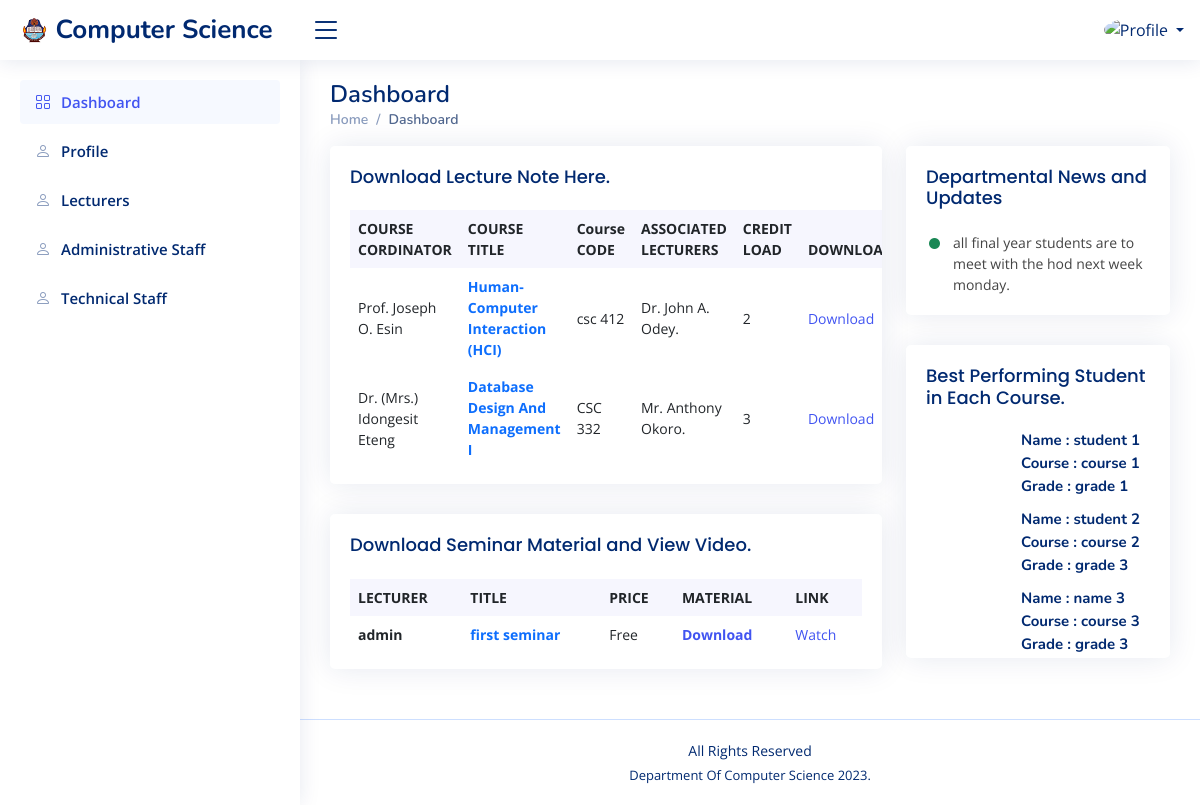
/dashboard/, run on the app's committed database.
### department/models.py (models this page shows, shortened)
class Course(models.Model):
    course_lecturer = models.ForeignKey(User, on_delete=models.CASCADE)
    name = models.CharField(max_length=255)
    course_code= models.CharField(max_length=255)
    associated_lectutrers = models.CharField(max_length=255)
    credit_load = models.CharField(max_length=255)
    course_title = models.CharField(max_length=255)
    pdf_file = models.FileField(upload_to='uploaded_pdfs/')

class Seminar(models.Model):
    lecturer = models.ForeignKey(User, on_delete=models.CASCADE)
    title = models.CharField(max_length=255)
    link = models.CharField(max_length=255)
    pdf_file = models.FileField(upload_to='uploaded_pdfs/')

class Notification(models.Model):
    lecturer = models.ForeignKey(User, on_delete=models.CASCADE)
    message = models.CharField(max_length=255)

class BestStudent(models.Model):
    lecturer = models.ForeignKey(User, on_delete=models.CASCADE)
    name = models.CharField(max_length=255)
    course = models.CharField(max_length=255)
    grade = models.CharField(max_length=255)
    picture = models.ImageField(upload_to='best_student_pics/')

### department/views.py (the view)
# urls.py: path('dashboard/', views.dashBoard, name='dashboard'),
def dashBoard(request):
    user_pdfs = Course.objects.all()
    user_seminars = Seminar.objects.all()
    notification = Notification.objects.all()
    best = BestStudent.objects.all()
    context = {'user_pdfs': user_pdfs, 'user_seminars': user_seminars, 'notification': notification, 'best': best}
    return render(request, 'NiceAdmin/index.html', context)

### department/templates/NiceAdmin/index.html (shortened to what this page needs)
{% extends 'NiceAdmin/base.html' %}
{% load static %}
{% block content %}
<main id="main" class="main">
  <div class="pagetitle">
    <h1>Dashboard</h1>
    <nav>
      <ol class="breadcrumb">
        <li class="breadcrumb-item"><a href="index.html">Home</a></li>
        <li class="breadcrumb-item active">Dashboard</li>
      </ol>
    </nav>
  </div>
  <section class="section dashboard">
    <div class="row">
      <div class="col-lg-8">
        <div class="row">
          <div class="col-12">
            <div class="card top-selling overflow-auto">
              <div class="card-body pb-0">
                <h5 class="card-title">Download Lecture Note Here.</h5>
                <table class="table table-borderless">
                  <thead>
                    <tr>
                      <th scope="col">COURSE CORDINATOR</th>
                      <th scope="col">COURSE TITLE</th>
                      <th scope="col">Course CODE</th>
                      <th scope="col">ASSOCIATED LECTURERS</th>
                      <th scope="col">CREDIT LOAD</th>
                      <th scope="col">DOWNLOAD</th>
                    </tr>
                  </thead>
                  <tbody>
                    {% for pdf in user_pdfs %}
                    <tr>
                      <td>{{ pdf.name }}</td>
                      <td><a href="#" class="text-primary fw-bold">{{ pdf.course_title }}</a></td>
                      <td>{{ pdf.course_code }}</td>
                      <td>{{ pdf.associated_lectutrers }}</td>
                      <td>{{ pdf.credit_load }}</td>
                      <td><a href="{{ pdf.pdf_file.url }}">Download</a></td>
                    </tr>
                    {% endfor %}
                  </tbody>
                </table>
              </div>
            </div>
          </div>
          <div class="col-12">
            <div class="card top-selling overflow-auto">
              <div class="card-body pb-0">
                <h5 class="card-title">Download Seminar Material and View Video.</h5>
                <table class="table table-borderless">
                  <thead>
                    <tr>
                      <th scope="col">LECTURER</th>
                      <th scope="col">TITLE</th>
                      <th scope="col">PRICE</th>
                      <th scope="col">MATERIAL</th>
                      <th scope="col">LINK</th>
                    </tr>
                  </thead>
                  <tbody>
                    {% for seminar in user_seminars %}
                    <tr>
                      <td class="fw-bold">{{ seminar.lecturer.username }}</td>
                      <td><a href="{{ seminar.link }}" class="text-primary fw-bold">{{ seminar.title }}</a></td>
                      <td>Free</td>
                      <td class="fw-bold"><a href="{{ seminar.pdf_file.url }}" target="_blank">Download</a></td>
                      <td><a href="{{ seminar.link }}" target="_blank">Watch</a></td>
                    </tr>
                    {% endfor %}
                  </tbody>
                </table>
              </div>
            </div>
          </div>
        </div>
      </div>
      <div class="col-lg-4">
        <div class="card">
          <div class="card-body">
            <h5 class="card-title">Departmental News and Updates</h5>
            <div class="activity">
              {% for not in notification %}
              <div class="activity-item d-flex">
                <i class='bi bi-circle-fill activity-badge text-success align-self-start'></i>
                <div class="activity-content">{{ not.message }}
                </div>
              </div>
              {% empty %}
              <p>No info yet.</p>
              {% endfor %}
            </div>
          </div>
        </div>
        <div class="card">
          <div class="card-body pb-0">
            <h5 class="card-title">Best Performing Student in Each Course.</h5>
            <div class="news">
              {% for b in best %}
              <div class="post-item clearfix">
                <h4><a href="#">Name : {{ b.name }}</a></h4>
                <h4><a href="#">Course : {{ b.course }}</a></h4>
                <h4><a href="#">Grade : {{ b.grade }}</a></h4>
              </div>
              {% endfor %}
            </div>
          </div>
        </div>
      </div>
      <br>
    </div>
  </section>
</main>
{% endblock %}

### static/assets/css/style.css (style rules this page uses)
:root { scroll-behavior: smooth; }
a { color: #4154f1; text-decoration: none; }
h1, h2, h3, h4, h5, h6 { font-family: "Nunito", sans-serif; }
#main { margin-top: 60px; padding: 20px 30px; transition: all 0.3s; }
.pagetitle { margin-bottom: 10px; }
.pagetitle h1 { font-size: 24px; margin-bottom: 0; font-weight: 600; color: #012970; }
.card { margin-bottom: 30px; border: none; border-radius: 5px; box-shadow: 0px 0 30px rgba(1, 41, 112, 0.1); }
.card-title { padding: 20px 0 15px 0; font-size: 18px; font-weight: 500; color: #012970; font-family: "Poppins", sans-serif; }
.card-body { padding: 0 20px 20px 20px; }
.breadcrumb { font-size: 14px; font-family: "Nunito", sans-serif; color: #899bbd; font-weight: 600; }
.breadcrumb a { color: #899bbd; transition: 0.3s; }
.breadcrumb .breadcrumb-item::before { color: #899bbd; }
.breadcrumb .active { color: #51678f; font-weight: 600; }
@media (min-width: 1200px) { #main, #footer { margin-left: 300px; } }
.dashboard .activity { font-size: 14px; }
.dashboard .activity .activity-item .activity-badge { margin-top: 3px; z-index: 1; font-size: 11px; line-height: 0; border-radius: 50%; flex-shrink: 0; border: 3px solid #fff; flex-grow: 0; }
.dashboard .activity .activity-item .activity-content { padding-left: 10px; padding-bottom: 20px; }
.dashboard .activity .activity-item:last-child .activity-content { padding-bottom: 0; }
.dashboard .news .post-item+.post-item { margin-top: 15px; }
.dashboard .news h4 { font-size: 15px; margin-left: 95px; font-weight: bold; margin-bottom: 5px; }
.dashboard .news h4 a { color: #012970; transition: 0.3s; }
.dashboard .top-selling { font-size: 14px; }
.dashboard .top-selling .table thead { background: #f6f6fe; }
.dashboard .top-selling .table thead th { border: 0; }
.dashboard .top-selling .table tbody td { vertical-align: middle; }

### data on the page
Course: name "Prof. Joseph O. Esin", course_title "Human-Computer Interaction (HCI)", course_code "csc 412", associated_lectutrers "Dr. John A. Odey.", credit_load "2"
Course: name "Dr. (Mrs.) Idongesit Eteng", course_title "Database Design And Management I", course_code "CSC 332", associated_lectutrers "Mr. Anthony Okoro.", credit_load "3"
Seminar: lecturer.username "admin", title "first seminar"
Notification: message "all final year students are to meet with the hod next week monday."
BestStudent: name "student 1", course "course 1", grade "grade 1"
BestStudent: name "student 2", course "course 2", grade "grade 3"
BestStudent: name "name 3", course "course 3", grade "grade 3"
